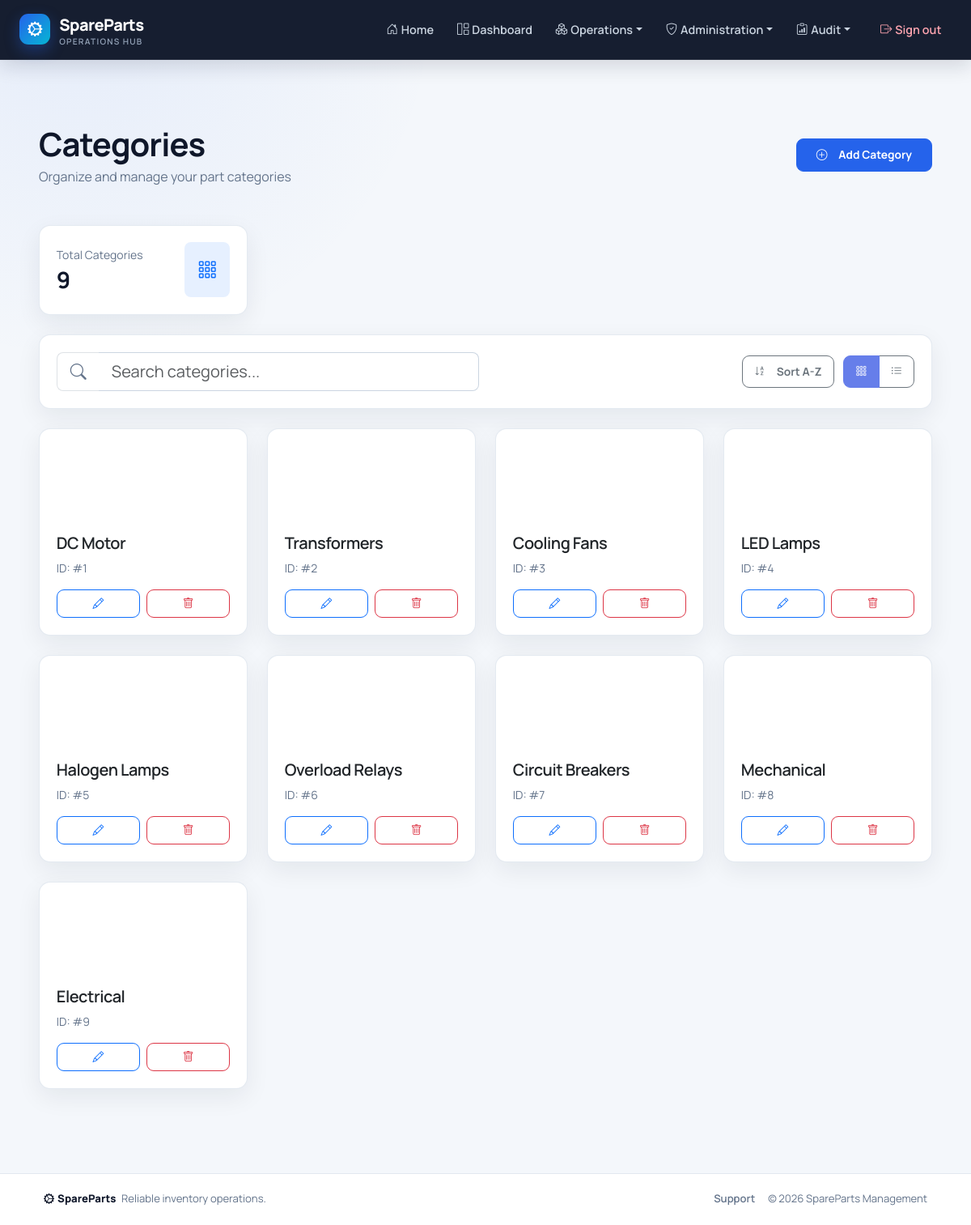
/parts/categories/ (signed in), run on the app's committed database.
### parts/models.py (models this page shows, shortened)
class Category(models.Model):
    name = models.CharField(max_length=100, unique=True)

### parts/views.py (the view)
# urls.py: path('categories/', views.CategoryListView.as_view(), name='category_list'),
class CategoryListView(LoginRequiredMixin, RoleRequiredMixin, ListView):
    model = Category
    template_name = 'category_list.html'
    context_object_name = 'categories'
    allowed_roles = ['admin', 'inventory_manager']

### core/models.py (called while the page is built)
    def has_access(self, code):
        if not self.is_authenticated or not self.is_active:
            return False
        if self.is_superuser:
            return True
        return self.get_effective_access_permissions().filter(code=code).exists()

### core/templatetags/rbac.py (called while the page is built)
@register.filter
def has_access(user, code):
    return bool(getattr(user, 'has_access', lambda unused: False)(code))

### parts/mixins.py (called while the page is built)
    def get_permission_required(self):
        if self.permission_required:
            return self.permission_required
        model_name = self.model._meta.model_name
        module = self.permission_modules.get(model_name, model_name)
        action = 'view' if self.__class__.__name__.endswith(('ListView', 'DetailView')) else 'manage'
        return f'{module}.{action}'

    def dispatch(self, request, *args, **kwargs):
        if self.get_permission_required() == 'users.manage' and not request.user.is_superuser:
            raise PermissionDenied("Only a super admin can manage users and permissions.")
        if request.user.is_authenticated and request.user.has_access(self.get_permission_required()):
            return super().dispatch(request, *args, **kwargs)
        raise PermissionDenied("You do not have permission to access this page.")

### templates/category_list.html (shortened to what this page needs)
{% extends 'base.html' %}
{% block content %}
<div class="container-fluid px-4 py-5">
    <div class="d-flex justify-content-between align-items-center mb-5">
        <div>
            <h1 class="fw-bold mb-1">Categories</h1>
            <p class="text-muted mb-0">Organize and manage your part categories</p>
        </div>
        <a href="{% url 'parts:category_add' %}" class="btn btn-primary btn-lg shadow-sm px-4">
            <i class="bi bi-plus-circle me-2"></i>Add Category
        </a>
    </div>
    <div class="row mb-4">
        <div class="col-md-4 col-lg-3">
            <div class="card border-0 shadow-sm">
                <div class="card-body">
                    <div class="d-flex justify-content-between align-items-center">
                        <div>
                            <p class="text-muted mb-1 small">Total Categories</p>
                            <h3 class="fw-bold mb-0">{{ categories|length }}</h3>
                        </div>
                        <div class="bg-primary bg-opacity-10 rounded-3 p-3">
                            <i class="bi bi-grid-3x3-gap text-primary fs-4"></i>
                        </div>
                    </div>
                </div>
            </div>
        </div>
    </div>
    <div class="card border-0 shadow-sm mb-4">
        <div class="card-body">
            <div class="row g-3 align-items-center">
                <div class="col-md-6">
                    <div class="input-group input-group-lg">
                        <span class="input-group-text bg-white border-end-0">
                            <i class="bi bi-search text-muted"></i>
                        </span>
                        <input type="text" class="form-control form-control-lg border-start-0"
                               placeholder="Search categories..." id="searchInput">
                    </div>
                </div>
                <div class="col-md-6 text-md-end">
                    <button class="btn btn-outline-secondary" id="sortBtn" data-sort="asc">
                        <i class="bi bi-sort-alpha-down me-2"></i>Sort A-Z
                    </button>
                    <div class="btn-group ms-2" role="group">
                        <button type="button" class="btn btn-outline-secondary active" id="viewGrid">
                            <i class="bi bi-grid-3x3-gap"></i>
                        </button>
                        <button type="button" class="btn btn-outline-secondary" id="viewList">
                            <i class="bi bi-list-ul"></i>
                        </button>
                    </div>
                </div>
            </div>
        </div>
    </div>
    <div id="gridView" class="row g-4">
        {% for category in categories %}
        <div class="col-sm-6 col-md-4 col-lg-3 category-item" data-name="{{ category.name|lower }}">
            <div class="card h-100 border-0 shadow-sm category-card">
                <div class="card-body d-flex flex-column">
                    <div class="mb-3">
                        <div class="bg-gradient rounded-3 p-3 text-center category-icon">
                            <i class="bi bi-folder text-white fs-1"></i>
                        </div>
                    </div>
                    <h5 class="card-title fw-semibold mb-2">{{ category.name }}</h5>
                    <p class="card-text text-muted small mb-3">ID: #{{ category.id }}</p>
                    <div class="mt-auto">
                        <div class="d-flex gap-2">
                            <a href="{% url 'parts:category_edit' category.id %}"
                               class="btn btn-outline-primary btn-sm flex-fill"
                               data-bs-toggle="tooltip"
                               title="Edit Category">
                                <i class="bi bi-pencil"></i>
                            </a>
                            <a href="{% url 'parts:category_delete' category.id %}"
                               class="btn btn-outline-danger btn-sm flex-fill delete-btn"
                               data-bs-toggle="tooltip"
                               title="Delete Category"
                               data-category-name="{{ category.name }}">
                                <i class="bi bi-trash"></i>
                            </a>
                        </div>
                    </div>
                </div>
            </div>
        </div>
        {% endfor %}
    </div>
</div>
{% endblock %}

### templates/base.html (style rules this page uses)
:root { --sp-navy: #0f172a; --sp-navy-soft: #1e293b; --sp-primary: #2563eb; --sp-primary-dark: #1d4ed8; --sp-cyan: #06b6d4; --sp-surface: #ffffff; --sp-bg: #f4f7fb; --sp-border: #e2e8f0; --sp-muted: #64748b; --sp-text: #172033; --sp-radius: 14px; --sp-shadow: 0 10px 30px rgba(15, 23, 42, .07); }
* { box-sizing: border-box; }
html { scroll-behavior: smooth; }
body { min-height: 100vh; display: flex; flex-direction: column; margin: 0; color: var(--sp-text); background: radial-gradient(circle at 8% 0%, rgba(37, 99, 235, .07), transparent 28rem), var(--sp-bg); font-family: "Manrope", system-ui, -apple-system, "Segoe UI", sans-serif; -webkit-font-smoothing: antialiased; }
a { text-underline-offset: 3px; }
h1, h2, h3, h4, h5, h6 { color: var(--sp-navy); letter-spacing: -.025em; }
h1, .h1 { font-weight: 800; }
.text-muted { color: var(--sp-muted) !important; }
.card { border: 1px solid rgba(226, 232, 240, .9) !important; border-radius: var(--sp-radius) !important; background: var(--sp-surface); box-shadow: var(--sp-shadow) !important; overflow: hidden; }
.card-body { padding: 1.3rem; }
.form-control, .form-select, form p input:not([type="checkbox"]):not([type="radio"]), form p select, form p textarea { width: 100%; min-height: 44px; padding: .65rem .8rem; border: 1px solid #cbd5e1; border-radius: 9px; background-color: #fff; color: var(--sp-text); font: inherit; font-size: .9rem; transition: border-color .18s ease, box-shadow .18s ease; }
.btn { min-height: 40px; display: inline-flex; align-items: center; justify-content: center; gap: .35rem; padding: .55rem .9rem; border-radius: 9px; font-size: .86rem; font-weight: 700; box-shadow: none !important; transition: transform .16s ease, background .16s ease, border-color .16s ease; }
.btn-primary { background: var(--sp-primary); border-color: var(--sp-primary); }
.btn-sm { min-height: 34px; padding: .4rem .65rem; }

### templates/category_list.html (style rules this page uses)
.category-card { transition: all 0.3s ease; cursor: pointer; }
.category-icon { background: linear-gradient(135deg, #667eea 0%, #764ba2 100%); transition: transform 0.3s ease; }
.btn { transition: all 0.2s ease; }
.btn-group .btn.active { background-color: #667eea; border-color: #667eea; color: white; }

### data on the page
Category: name "DC Motor", id "1"
Category: name "Transformers", id "2"
Category: name "Cooling Fans", id "3"
Category: name "LED Lamps", id "4"
Category: name "Halogen Lamps", id "5"
Category: name "Overload Relays", id "6"
Category: name "Circuit Breakers", id "7"
Category: name "Mechanical", id "8"
Category: name "Electrical", id "9"

### other printed values
{{ categories|length }} "9"
